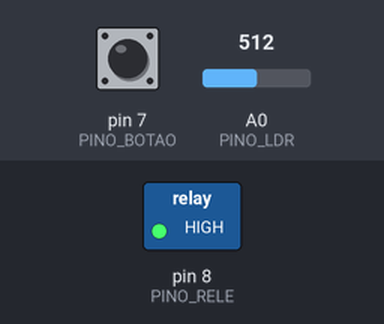
Bench run of a sketch on a simulated Arduino Uno, built with avr-gcc and run on an emulated ATmega328P. Parts: switched loads named in the sketch (green lamp = pin HIGH). The inputs (shaded band) are chosen by the test bench; at power-on: A0 (PINO_LDR) = 512, pin 7 (PINO_BOTAO) HIGH. What the sketch prints to the serial monitor is not drawn.

Above: at 1.2 s.
1.3 s: A0 (PINO_LDR) set to 583
2.8 s: A0 (PINO_LDR) set to 613
At 4.0 s:
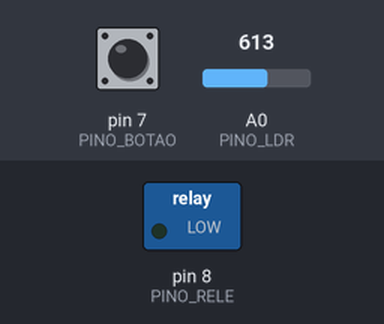
4.3 s: A0 (PINO_LDR) set to 590
At 5.2 s:
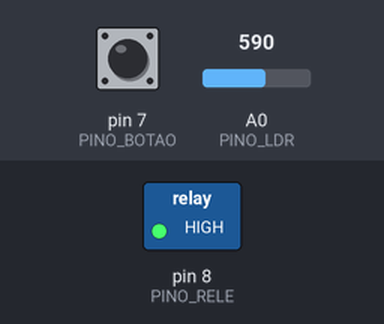
5.8 s: A0 (PINO_LDR) set to 610
At 6.4 s:
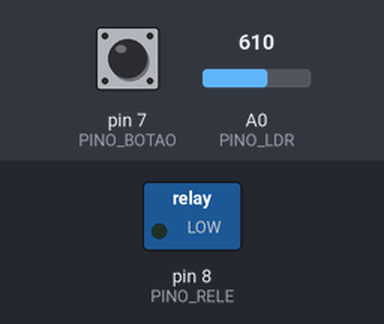
Timing chart, 0 to 8.3 s (numbered marks = the images above; inputs shaded):
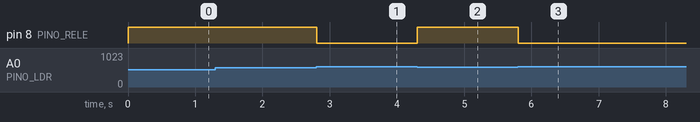

The sketch:

01_casa_inteligente_ldr_rele_botao.ino
```cpp
/*
Projeto: Casa inteligente: LDR + Relé + Botão (override)

O que será usado neste projeto:
  - Arduino UNO
  - LDR + resistor (divisor de tensão)
  - Módulo Relé (ou LED para simulação)
  - Botão (push button)

Conexões (pinos sugeridos):
  - LDR -> A0 (com divisor de tensão)
  - Relé/LED -> D8
  - Botão -> D7 (INPUT_PULLUP)
  - GND e 5V conforme módulos
*/
const int PINO_LDR = A0;
const int PINO_RELE = 8;
const int PINO_BOTAO = 7;

bool modoManual = false;
bool luzLigada = false;
unsigned long ultimoDebounce = 0;
const unsigned long debounceMs = 200;

void setup() {
  pinMode(PINO_RELE, OUTPUT);
  pinMode(PINO_BOTAO, INPUT_PULLUP);
  Serial.begin(9600);
  digitalWrite(PINO_RELE, LOW);
  Serial.println("Casa Inteligente - LDR + Rele + Botao");
}

void loop() {
  if (digitalRead(PINO_BOTAO) == LOW && (millis() - ultimoDebounce) > debounceMs) {
    modoManual = !modoManual;
    ultimoDebounce = millis();
  }

  int leituraLdr = analogRead(PINO_LDR);
  if (!modoManual) {
    int limiar = 600; // ajuste conforme seu divisor/sensor
    luzLigada = (leituraLdr < limiar); // acende se escuro
  }
  digitalWrite(PINO_RELE, luzLigada ? HIGH : LOW);
  delay(100);
}
```

Measured:
- the behaviour switches between 599 and 600 on A0 (PINO_LDR) (found by bisection; images 0 and 1)
- after the input at 1.3 s, every drawn part: stays the same
- after the input at 2.8 s, pin 8 (PINO_RELE): HIGH → LOW at once
- after the input at 4.3 s, pin 8 (PINO_RELE): LOW → HIGH at once
- after the input at 5.8 s, pin 8 (PINO_RELE): HIGH → LOW at once
